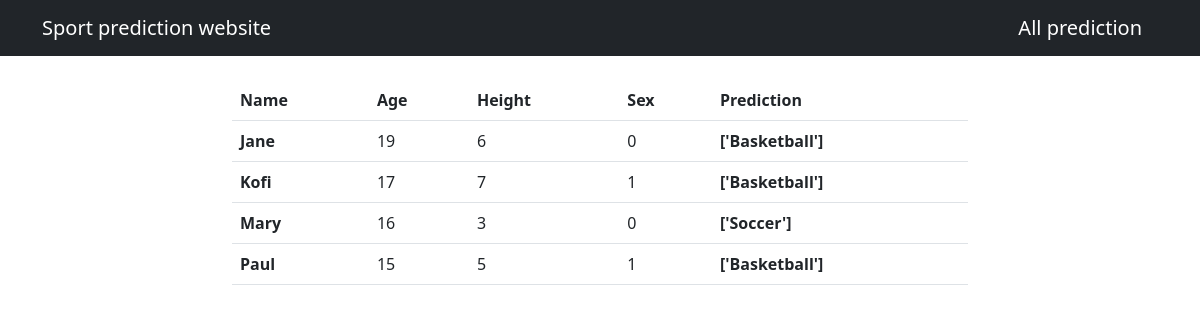
The page /predictions/ on the database its author committed.
### dashboard/models.py (models this page shows, shortened)
class Data(models.Model):
    name = models.CharField(max_length=100, null=True)
    age = models.PositiveBigIntegerField(validators = [MinValueValidator(13), MaxValueValidator(19)], null=True)
    height = models.PositiveIntegerField(null=True)
    sex = models.PositiveIntegerField(choices=GENDER, null=True)
    predictions = models.CharField(max_length=100, blank=True)
    date = models.DateTimeField(auto_now_add=True)
    class Meta:
        ordering = ['-date']

### dashboard/views.py (the view)
# urls.py: path('predictions/', views.predictions, name = 'dashboard-predictions'),
def predictions(request):
    predicted_sports = Data.objects.all()
    context = {
        'predicted_sports' : predicted_sports
    }
    return render(request, 'dashboard/predictions.html', context)

### templates/dashboard/predictions.html (shortened to what this page needs)
{% extends 'partials/base.html' %}
{% block content %}
<div class="container">
    <div class="row mt-4">
        <div class="col-md-8 offset-md-2">
            <table class="table">
                <thead>
                  <tr>
                    <th scope="col">Name</th>
                    <th scope="col">Age</th>
                    <th scope="col">Height</th>
                    <th scope="col">Sex</th>
                    <th scope="col">Prediction</th>
                  </tr>
                </thead>
                <tbody>
                  {% for data in predicted_sports %}
                  <tr>
                    <th scope="row">{{ data.name }}</th>
                    <td>{{ data.age }}</td>
                    <td>{{ data.height }}</td>
                    <td>{{ data.sex }}</td>
                    <th scope="row">{{ data.predictions }}</th>
                  </tr>
                  {% endfor %}
                </tbody>
              </table>
        </div>
    </div>
</div>
{% endblock %}

### templates/partials/base.html (shortened to what this page needs)
<!doctype html>
<html lang="en">
  <head>
    <link href="https://cdn.jsdelivr.net/npm/bootstrap@5.3.0-alpha1/dist/css/bootstrap.min.css" rel="stylesheet">
  </head>
  <body>
    {% include 'partials/nav.html' %}
    {% block content %}
    {% endblock %}
  </body>
</html>

### templates/partials/nav.html
<nav class="navbar navbar-dark bg-dark">
    <div class="container">
      <a class="navbar-brand" href="{% url 'dashboard-index' %}">Sport prediction website</a>
      <a class="navbar-brand ml-auto" href="{% url 'dashboard-predictions' %}">All prediction</a>
    </div>
</nav>

### rows shown on the page
Data: name "Jane", age "19", height "6", sex "0", predictions "['Basketball']"
Data: name "Kofi", age "17", height "7", sex "1", predictions "['Basketball']"
Data: name "Mary", age "16", height "3", sex "0", predictions "['Soccer']"
Data: name "Paul", age "15", height "5", sex "1", predictions "['Basketball']"
